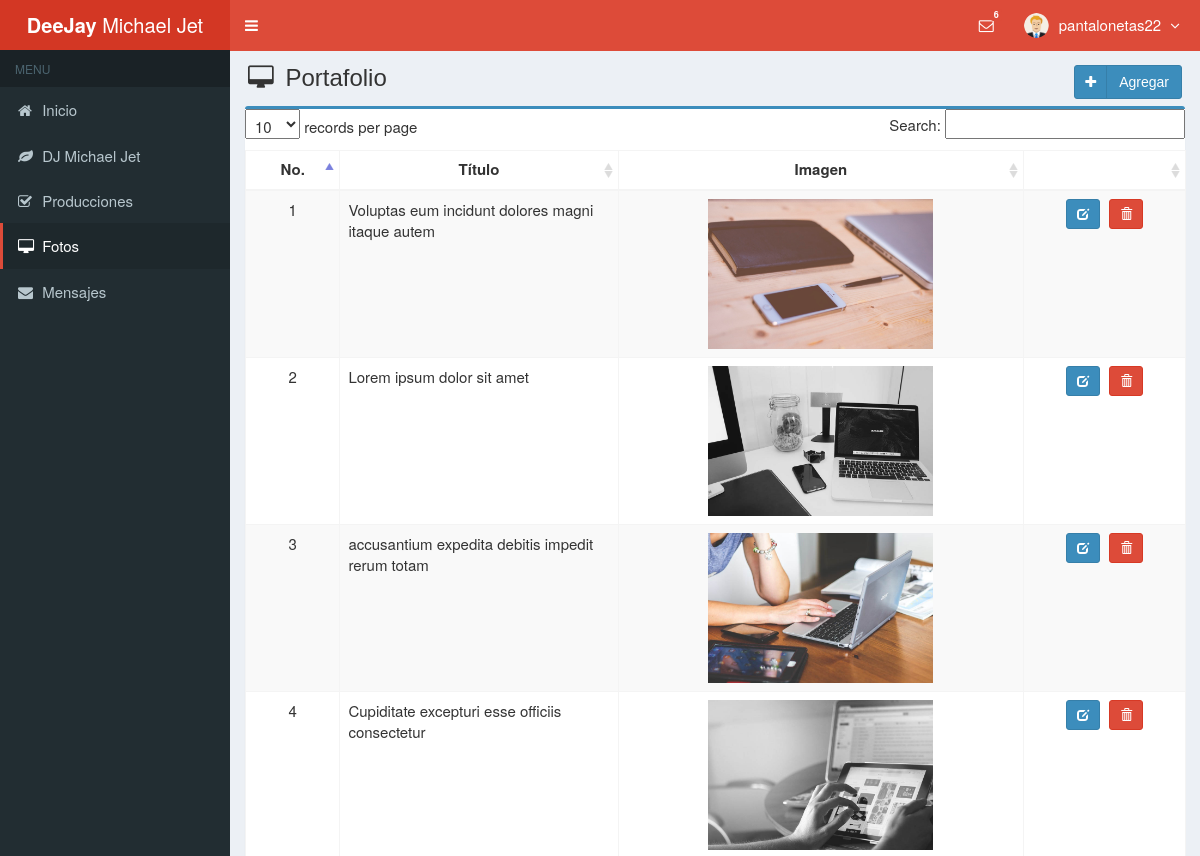
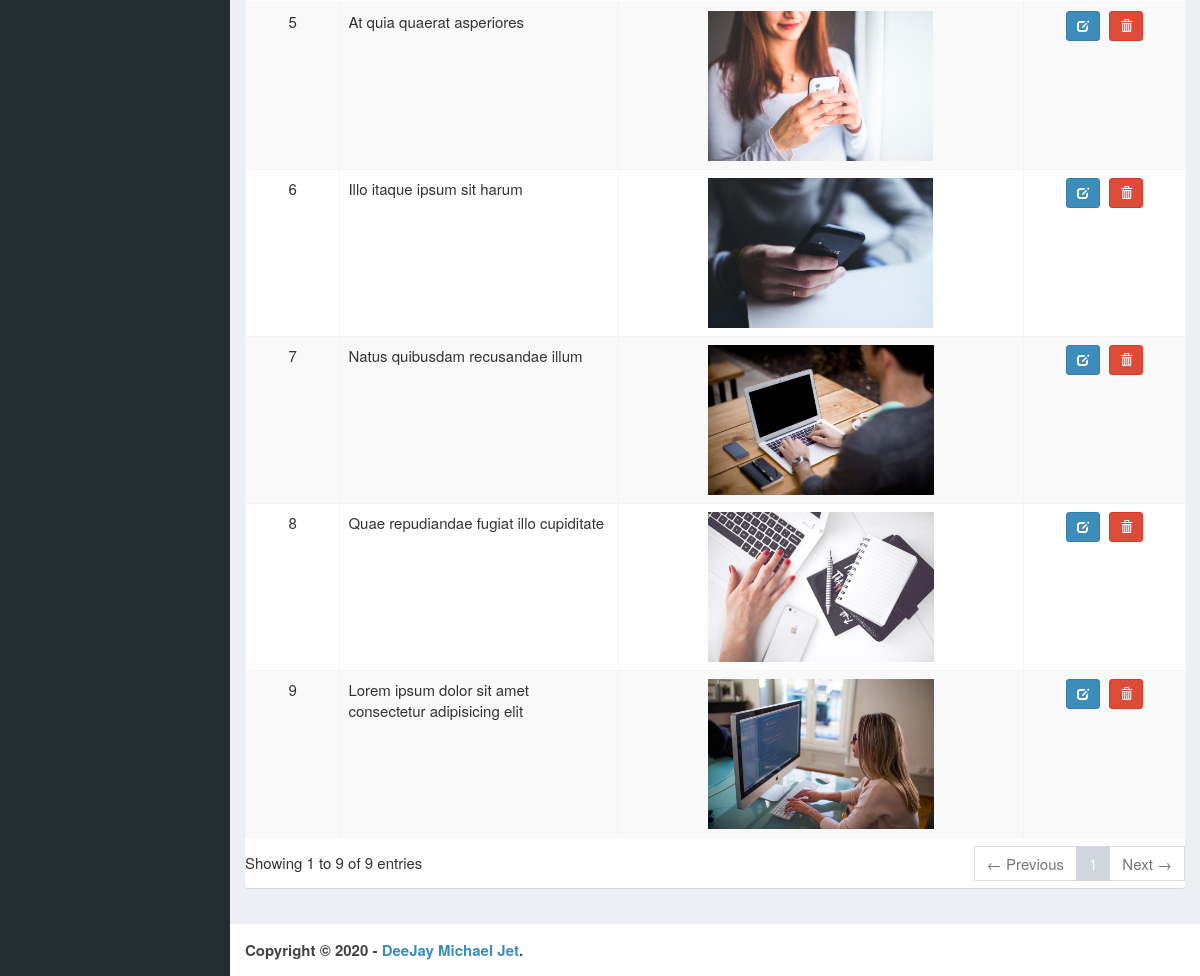
Screenshot of /admin/main.php?module=portfolio (signed in) with the database file from the repository (2 pictures, top to bottom).
### tables this page shows
CREATE TABLE `is_portfolio` (
  `portfolio_id` int(11) NOT NULL,
  `title` varchar(255) NOT NULL,
  `image` varchar(100) NOT NULL
);

### admin/modules/portfolio/view.php (the view, shortened to what this page needs)
<section class="content-header">
  <h1>
    <i class="fa fa-desktop icon-title"></i> Portafolio
    <a class="btn btn-primary btn-social pull-right" href="?module=form_portfolio&form=add">
      <i class="fa fa-plus"></i> Agregar
    </a>
  </h1>
</section>
<section class="content">
  <div class="row">
    <div class="col-md-12">
      <div class="box box-primary">
          <table id="dataTables1" class="table table-bordered table-striped table-hover">
            <thead>
              <tr>
                <th class="center">No.</th>
                <th class="center">Título</th>
                <th class="center">Imagen</th>
                <th></th>
              </tr>
            </thead>
            <tbody>
            <?php
            $no = 1;
            $query = mysqli_query($mysqli, "SELECT * FROM is_portfolio ORDER BY portfolio_id DESC")
                                            or die('Hubo un error en la consulta de los datos: '.mysqli_error($mysqli));
            while ($data = mysqli_fetch_assoc($query)) {
              echo "<tr>
                      <td width='40' class='center'>$no</td>
                      <td width='150'>$data[title]</td>
                      <td width='200' class='center'>
                        <img src='../images/portfolio/$data[image]' height='150'>
                      </td>
                      <td class='center' width='80'>
                        <div>
                          <a data-toggle='tooltip' data-placement='top' title='Editar' style='margin-right:5px' class='btn btn-primary btn-sm' href='?module=form_portfolio&form=edit&id=$data[portfolio_id]'>
                              <i style='color:#fff' class='glyphicon glyphicon-edit'></i>
                          </a>";
            ?>
                          <a data-toggle="tooltip" data-placement="top" title="Eliminar" class="btn btn-danger btn-sm" href="modules/portfolio/proses.php?act=delete&id=<?php echo $data['portfolio_id'];?>" onclick="return confirm('Estas seguro que quieres eliminar <?php echo $data['title']; ?> ?');">
                              <i style="color:#fff" class="glyphicon glyphicon-trash"></i>
                          </a>
            <?php
              echo "    </div>
                      </td>
                    </tr>";
              $no++;
            }
            ?>
            </tbody>
          </table>
        </div>
      </div>
    </div>
  </div>

### admin/assets/css/style.css (style rules this page uses)
.btn-social *:first-child { border-right: 1px solid rgba(0, 0, 0, 0.1); bottom: 0; font-size: 1em !important; left: 0; line-height: 32px !important; position: absolute; text-align: center; top: 0; width: 32px !important; }
.content-header { padding: 15px 18px 0; position: relative; }
.center { text-align:center; }
.icon-title { margin-right: 5px; }
body { background-color: #fff; color: #333; font-size: 15px; line-height: 1.42857; }

### rows the page displays
is_portfolio: title "Voluptas eum incidunt dolores magni itaque autem", image (picture)
is_portfolio: title "Lorem ipsum dolor sit amet", image (picture)
is_portfolio: title "accusantium expedita debitis impedit rerum totam", image (picture)
is_portfolio: title "Cupiditate excepturi esse officiis consectetur", image (picture)
is_portfolio: title "At quia quaerat asperiores", image (picture)
is_portfolio: title "Illo itaque ipsum sit harum", image (picture)
is_portfolio: title "Natus quibusdam recusandae illum", image (picture)
is_portfolio: title "Quae repudiandae fugiat illo cupiditate", image (picture)
is_portfolio: title "Lorem ipsum dolor sit amet consectetur adipisicing elit", image (picture)

### other values shown
$jumlah "6"
$_SESSION['fullname'] "pantalonetas22"
